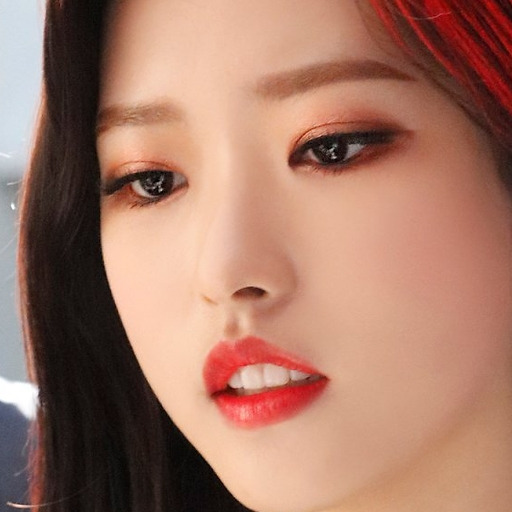
#> input picture train/original/olivia hye/4767.jpg, 512 x 512 px, given as the content of the folder ./temp/heejin, which was not available
$ jupyter execute '얼굴 크롭.ipynb'
#> lines starting #> are read from the running program, lines starting #| are printed output that depends on the picture; after the words box and inside, x2 and y2 are one past the last pixel; in counts of white or black regions, pixels touching at a corner belong together; pictures that were not available may be replaced by others from this repository, and a replacement may not be noted
[cell 1]
import cv2, os

# names = "sakura", "kazuha", "huhyunjin", "hongeunchae"
names = "heejin", "hyunjin", "haseul", "yeojin", "vivi", "kim lip","jinsoul","choilee", "yves","gowon","olivia hye","chuu"

for name in names:

    dir_path = "./temp/" + name

    images_list = []

    for (root, directories, files) in os.walk(dir_path):
        for d in directories:
            d_path = os.path.join(root, d)

        for file in files:
            file_path = root + "/" + file
            if "jpg" in file_path:
                images_list.append(file_path)

    for img_name in images_list:
        try:
            face_cascade = cv2.CascadeClassifier(cv2.data.haarcascades + 'haarcascade_frontalface_default.xml')
            img = cv2.imread(img_name)
#> img is the input picture: shape (512, 512, 3); mean B, G, R 104, 121.4, 165.9
            gray = cv2.cvtColor(img, cv2.COLOR_BGR2GRAY)
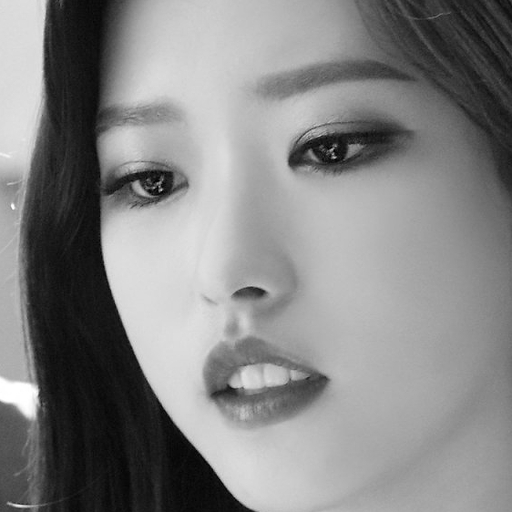
#> gray: shape (512, 512); min 0, max 255, mean 132.7
            faces = face_cascade.detectMultiScale(gray, 1.3,5)
#> faces = [[30, 16, 430, 430]]
            if len(faces) > 0:
                for (x,y,w,h) in faces:
                    cv2.rectangle(img, (x,y), (x+w, y+h), (0,0,0),0)
                    cropped = img[y:y + h, x:x + w]
#> this loop made 1 pass
#> pass 1, `cropped = img[y:y + h, x:x + w]`:
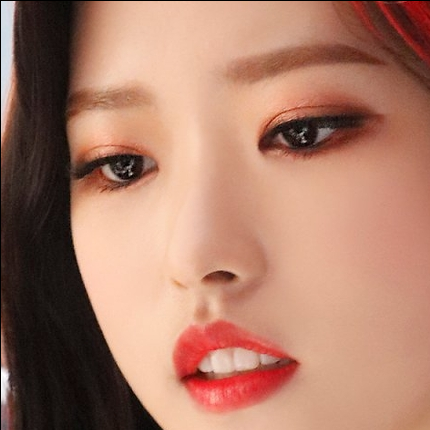
#> cropped: shape (430, 430, 3); mean B, G, R 105.4, 124.7, 171.9
#> after the loop:
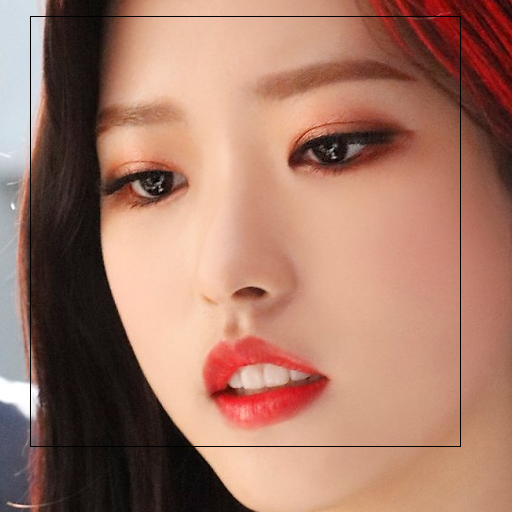
#> img: shape (512, 512, 3); 0.66% of pixels changed, all inside (x1, y1, x2, y2) = (30, 16, 461, 447)

                save_dir = img_name.replace("temp", "crop")
                img = cv2.imwrite(save_dir, cropped)
        except:
            pass
